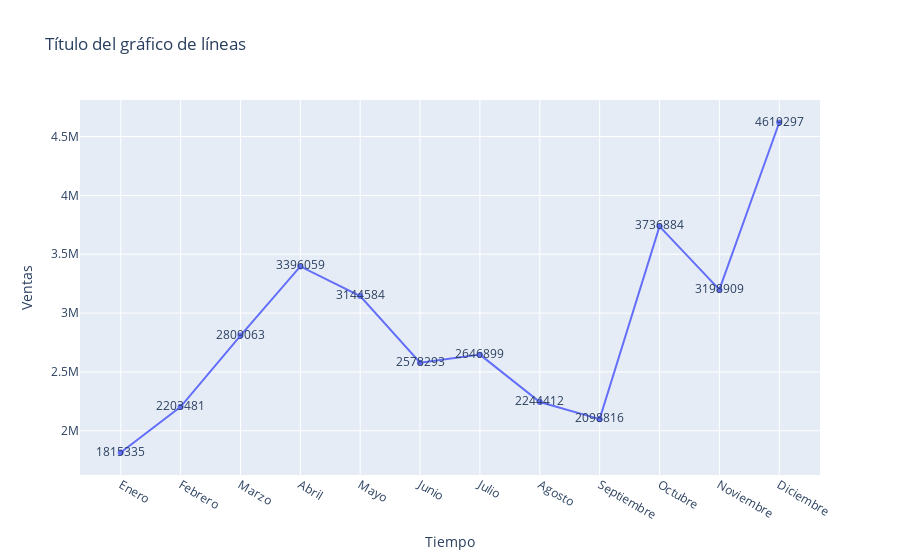

The notebook cell this image was saved under:
### Code cell
fig = px.line(x = meses, y = total_ventas,
    text= total_ventas,
    title = "Título del gráfico de líneas",
    labels = {'x': 'Tiempo', 'y':'Ventas'},
                        markers = True)

fig.show()

### Figure 1 — Plotly figure (JSON) as saved in the notebook; plotly's stock layout.template omitted (floating-point values rounded to 4 significant figures)
{"data": [{"hovertemplate": "Tiempo=%{x}<br>Ventas=%{y}<br>text=%{text}<extra></extra>", "legendgroup": "", "line": {"color": "#636efa", "dash": "solid"}, "marker": {"symbol": "circle"}, "mode": "text+lines+markers", "name": "", "orientation": "v", "showlegend": false, "text": [1815335, 2203481, 2809063, 3396059, 3144584, 2578293, 2646899, 2244412, 2098816, 3736884, 3198909, 4619297], "type": "scatter", "x": ["Enero", "Febrero", "Marzo", "Abril", "Mayo", "Junio", "Julio", "Agosto", "Septiembre", "Octubre", "Noviembre", "Diciembre"], "xaxis": "x", "y": [1815335, 2203481, 2809063, 3396059, 3144584, 2578293, 2646899, 2244412, 2098816, 3736884, 3198909, 4619297], "yaxis": "y"}], "layout": {"legend": {"tracegroupgap": 0}, "title": {"text": "Título del gráfico de líneas"}, "xaxis": {"anchor": "y", "domain": [0, 1], "title": {"text": "Tiempo"}}, "yaxis": {"anchor": "x", "domain": [0, 1], "title": {"text": "Ventas"}}}}
